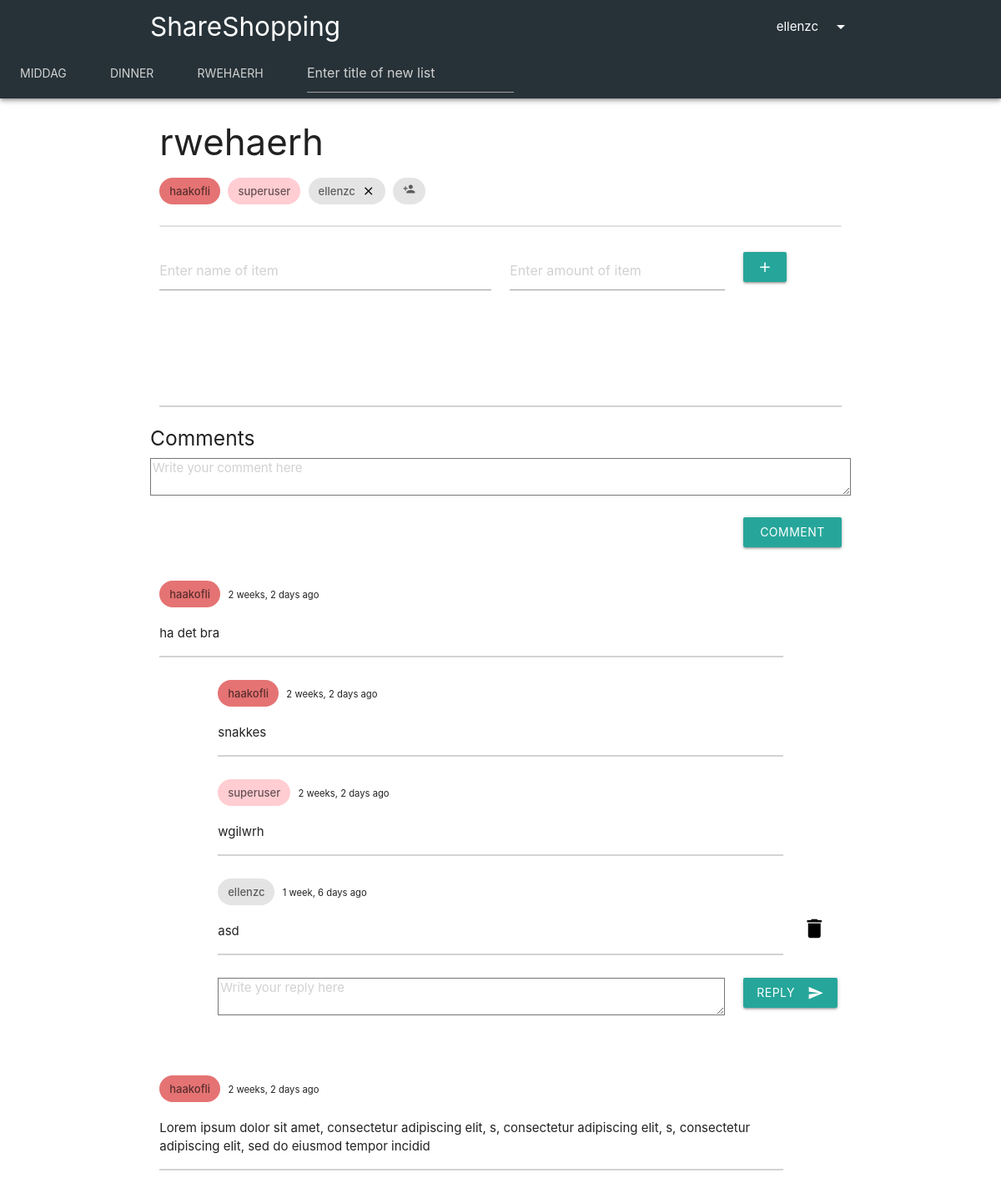
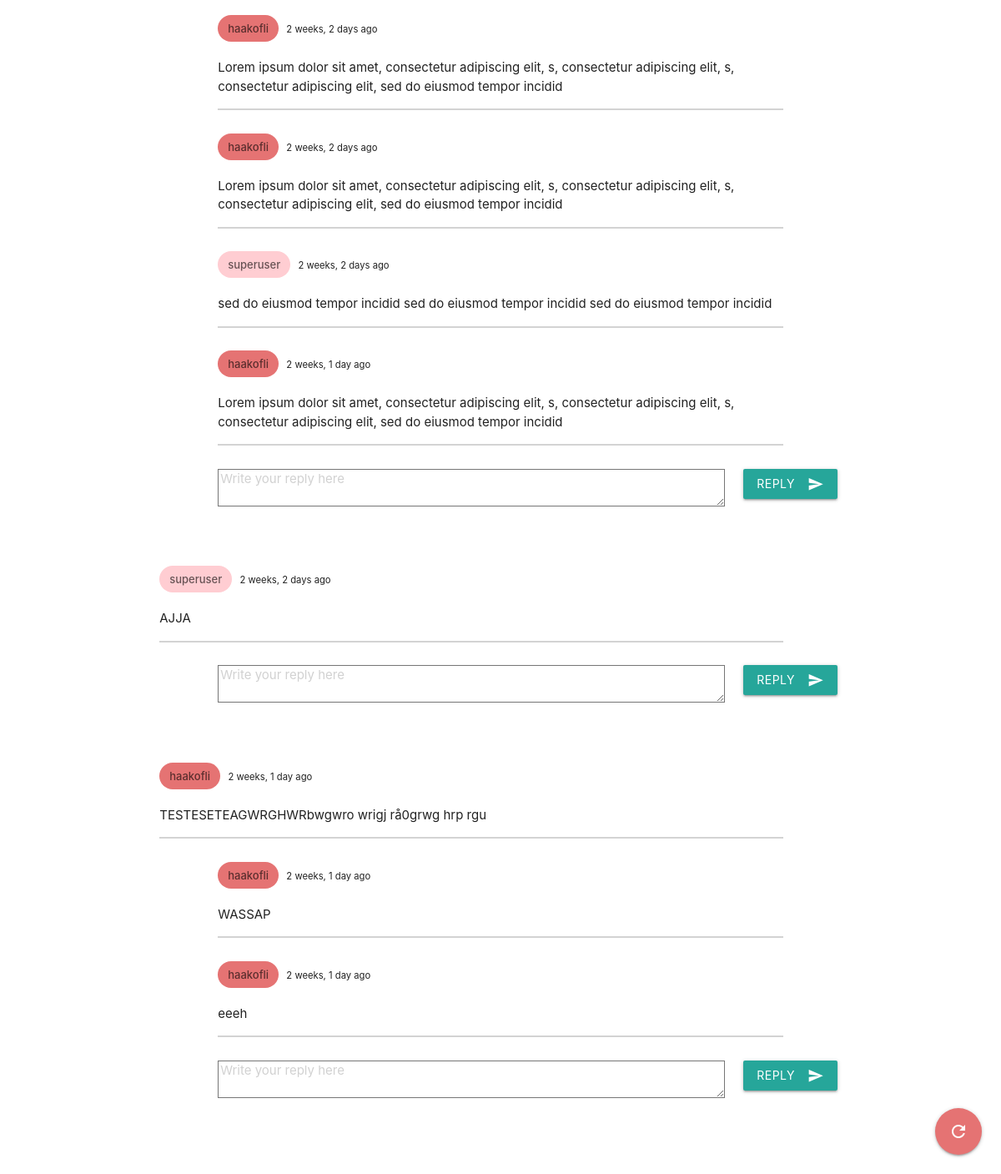
The app's page /main/shopping-lists/71 (signed in) with its own data (2 pictures, top to bottom).
### shopping_list/models.py (models this page shows, shortened)
class ShoppingList(models.Model):
    title = models.CharField(max_length=25)
    owner = models.ForeignKey(User, on_delete=models.CASCADE, default=1, related_name='owner')
    participants = models.ManyToManyField(User, related_name='participants')
    admins = models.ManyToManyField(User, related_name='admins')
    @staticmethod
    def get_user_shopping_lists(user):
        owned_shopping_lists = ShoppingList.objects.filter(owner=user)
        other_shopping_lists = ShoppingList.objects.filter(participants=user)
        other2_shopping_lists = ShoppingList.objects.filter(admins=user)
        my_shopping_lists = other_shopping_lists | owned_shopping_lists | other2_shopping_lists
        return my_shopping_lists.distinct().order_by('id')
    def user_is_member(self, user):
        return user == self.owner or user in self.participants.all() or user in self.admins.all()

class Comment(models.Model):
    author = models.ForeignKey(User, on_delete=models.CASCADE)
    date = models.DateTimeField(auto_now_add=True)
    content = models.CharField(max_length=150)
    shopping_list = models.ForeignKey(ShoppingList, on_delete=models.CASCADE)
    def replies(self):
        return Reply.objects.filter(parent_comment=self)

class Reply(models.Model):
    author = models.ForeignKey(User, on_delete=models.CASCADE)
    date = models.DateTimeField(auto_now_add=True)
    content = models.CharField(max_length=150)
    parent_comment = models.ForeignKey(Comment, on_delete=models.CASCADE, default=1)

### shopping_list/views.py (the view)
# urls.py: path('shopping-lists/<shopping_list_id>', views.shopping_list_details, name='detail'),
@login_required(login_url='')
def shopping_list_details(request, shopping_list_id):
    error_message = 'Could not view the shopping list.'
    user = request.user
    try:
        shopping_list = ShoppingList.objects.get(pk=shopping_list_id)
    except ShoppingList.DoesNotExist:
        messages.error(request, 'The shopping list has either been deleted or you might not have permission to view it. ' + error_message)
        return redirect('index')
    if not shopping_list.user_is_member(request.user):
        messages.error(request, 'You are not a member of the shopping list. ' + error_message)
        return redirect('index')
    my_shopping_lists = ShoppingList.get_user_shopping_lists(user)
    shopping_list_form = ShoppingListForm()
    item_list = Item.objects.filter(shopping_list=shopping_list_id)
    comments = Comment.objects.filter(shopping_list=shopping_list).order_by("date")
    comment_form = CommentForm()
    reply_form = ReplyForm()
    context = {
        'shopping_list': shopping_list,             # ShoppingList which is being inspected by user
        'shopping_list_form': shopping_list_form,
        'item_list': item_list,                     # List of Item objects in the inspected ShoppingList
        'item_form': ItemForm(),
        'comments': comments,
        'share_form': ShareForm(),
        'my_shopping_lists': my_shopping_lists,
        'comment_form': comment_form,
        'reply_form': reply_form
    }
    return render(request, 'shopping_list/shopping_list.html', context)

### shopping_list/forms.py
class ShoppingListForm(forms.Form):
    title = forms.CharField(
        max_length=13,
        widget=forms.TextInput(
            attrs={
                'color': 'red',
                'placeholder': 'Enter title of new list'
            }
        )
    )

class ItemForm(forms.Form):
    name = forms.CharField(
        max_length=30,
        widget=forms.TextInput(
            attrs={
                'placeholder': 'Enter name of item',
            }
        )
    )
    amount = forms.CharField(
        max_length=15,
        widget=forms.TextInput(
            attrs={
                'placeholder': 'Enter amount of item',
            }
        )
    )

### shopping_list/templates/shopping_list/shopping_list.html (shortened to what this page needs)
{% extends 'shopping_list/index.html' %}
{% block content %}
<div class="container">
    <div class="row">
        <div class="col s12">
            <div class="row">
                <div class="col s9">
                    <h3>{{ shopping_list.title }}</h3>
                    <div class="chip red lighten-2">
                        {{ shopping_list.owner }}
                    </div>
                    {% for admin in shopping_list.admins.all %}
                        <div class="chip red lighten-4">
                            {{ admin }}
                        </div>
                    {% endfor %}
                    {% for participant in shopping_list.participants.all %}
                        {% if user in shopping_list.admins.all or user == shopping_list.owner %}
                            <div class="chip">
                                {{ participant }}
                                <a href="{% url 'remove-user-from-shopping-list' shopping_list.id participant %}" style="color:black"><i class="close material-icons">close</i></a>
                            </div>
                        {% else %}
                            <div class="chip">
                                {{ participant }}
                                {% if participant.username == user.username %}
                                    <a href="{% url 'remove-user-from-shopping-list' shopping_list.id participant %}" style="color:black"><i class="close material-icons">close</i></a>
                                {% endif %}
                            </div>
                        {% endif %}
                    {% endfor %}
                    <a href="#"><div class="chip"><i class="tiny material-icons toggle-visibility">person_add</i></div></a>
                </div>
                <div class="col s3"><br><br><br>
                </div>
            </div>
            <div class="collection">
                </div>
            <div class="row">
                <form action="{% url 'add' shopping_list.id %}" method='POST' class="col s12">
                    <div class="row">
                        <div class="input-field col s6">{{ item_form.name }}</div>
                        <div class="input-field col s4">{{ item_form.amount }}</div>
                        <div class="input-field col s2">
                            <button type="submit" class="waves-effect waves-light btn">
                                <i class="material-icons">add</i>
                            </button>
                        </div>
                    </div>
                </form>
            </div>
            <div class="fixed-action-btn">
                  <a class="btn-floating btn-large red lighten-2" href="">
                    <i class="large material-icons">refresh</i>
                  </a>
            </div>
            <br><br><br><hr color="lightgrey">
        </div>
        <div class="row">
            <form action="{% url 'add-comment' shopping_list.id %}" method="POST" style="width:100%;">
                <div class="col s12">
                    <div class="row">
                        <h5>Comments</h5>
                        {{comment_form.content}}
                    </div>
                    <div class="row">
                        <div class="col s10"></div>
                        <div class="col s2">
                            <button class="btn waves-effect waves-light" type="submit" name="action">Comment
                            </button>
                        </div>
                    </div>
                </div>
            </form>
        </div>
        {% for comment in comments %}
            <div class="row">
                <div class="col s11">
                    {% if comment.author == shopping_list.owner %}
                        <div class="chip red lighten-2">{{comment.author}}</div>
                        <small>  {{comment.date|timesince}} ago</small>
                    {% elif comment.author in shopping_list.admins.all %}
                        <div class="chip red lighten-4">{{comment.author}}</div>
                        <small>  {{comment.date|timesince}} ago</small>
                    {% else %}
                        <div class="chip">{{comment.author}}</div>
                        <small>  {{comment.date|timesince}} ago</small>
                    {% endif %}
                    <p>
                        {{ comment.content }}
                    </p>
                    <hr color="lightgray">
                </div>
            </div>
            {% for reply in comment.replies %}
                <div class="row">
                    <div class="col s1"></div>
                    <div class="col s10">
                        {% if reply.author == shopping_list.owner %}
                            <div class="chip red lighten-2">{{reply.author}}</div>
                            <small>  {{reply.date|timesince}} ago</small>
                        {% elif reply.author in shopping_list.admins.all %}
                            <div class="chip red lighten-4">{{reply.author}}</div>
                            <small>  {{reply.date|timesince}} ago</small>
                        {% else %}
                            <div class="chip">{{reply.author}}</div>
                            <small>  {{reply.date|timesince}} ago</small>
                        {% endif %}
                        <p>
                            {{ reply.content }}
                        </p>
                        <hr color="lightgray">
                    </div>
                    {% if reply.author == user or user == shopping_list.owner or user in shopping_list.admins.all %}
                    <div class="col s1">
                            <br><br><a href="{% url 'delete-reply' shopping_list.id reply.id %}" style="color:black;"><i class="small material-icons">delete</i></a>
                        </div>
                    {% endif %}
                </div>
            {% endfor %}
            {% if comments %}
                <div class="row">
                    <form action="{% url 'reply' shopping_list.id comment.id %}" method="post" style="width:100%;">
                        <div class="col s1"></div>
                        <div class="col s9">
                            {{reply_form.content}}
                        </div>
                        <div class="col s2">
                            <button class="btn waves-effect waves-light" type="submit" name="action">Reply
                                <i class="material-icons right">send</i>
                            </button>
                        </div>
                    </form>
                </div><br><br>
            {% endif %}
        {% endfor %}
</div>
{% endblock %}

### shopping_list/templates/shopping_list/index.html (shortened to what this page needs)
<!DOCTYPE html>
<html lang="en">
<head>
    {% load static %}
    <link rel="stylesheet" href="https://cdnjs.cloudflare.com/ajax/libs/materialize/1.0.0/css/materialize.min.css">
    <link rel="stylesheet" href="https://unpkg.com/simplebar@latest/dist/simplebar.css" />
</head>
<body>
<div class="z-depth-2">
<nav class="nav-extended blue-grey darken-4">
    <div class="nav-wrapper">
        <div class="container">
            <a href="#" class="brand-logo">ShareShopping</a>
                <a class="right hide-on-small-only dropdown-trigger" href="#" data-target="dropdown1">{{ user.username }}<i class="material-icons right">arrow_drop_down</i></a>
        </div>
    </div>
</nav>
    <div class="col s12 blue-grey darken-4 hide-on-med-and-down" style="height:54px;">
        <ul data-simplebar class="tabs blue-grey darken-4">
            {% for shopping_list in my_shopping_lists %}
            <li class="tab"><a href="{% url 'detail' shopping_list.id %}" style="color: lightgrey;">{{ shopping_list.title }}</a></li>
            {% endfor %}
            <li class="tab">
                <a>
                <form action="{% url 'create-list' %}" method='POST' style="margin-top: -15px; margin-bottom: -15px; overflow-x: hidden;">
                    <div class="row">
                        <div class="input-field col s12">{{ shopping_list_form.title }}</div>
                    </div>
                </form>
                </a>
            </li>
        </ul>
    </div>
</div>
{% block content %}
{% endblock %}
</body>
</html>

### shopping_list/templates/shopping_list/index.html (style rules this page uses)
a { color: black; text-decoration: none; }
#id_title { color: lightgrey; }

### records on screen
ShoppingList: title "MIDDAG"
ShoppingList: title "DINNER"
ShoppingList: title "RWEHAERH", title "rwehaerh", owner "haakofli"
Comment: author "haakofli", date "2 weeks, 2 days", content "ha det bra"
Reply: author "haakofli", date "2 weeks, 2 days", content "snakkes"
Reply: author "superuser", date "2 weeks, 2 days", content "wgilwrh"
Reply: author "ellenzc", date "1 week, 6 days", content "asd"
Comment: author "haakofli", date "2 weeks, 2 days", content "Lorem ipsum dolor sit amet, consectetur adipiscing elit, s, consectetur adipiscing elit, s, consectetur adipiscing elit, sed do eiusmod tempor incidid"
Reply: author "haakofli", date "2 weeks, 2 days", content "Lorem ipsum dolor sit amet, consectetur adipiscing elit, s, consectetur adipiscing elit, s, consectetur adipiscing elit, sed do eiusmod tempor incidid"
Reply: author "haakofli", date "2 weeks, 2 days", content "Lorem ipsum dolor sit amet, consectetur adipiscing elit, s, consectetur adipiscing elit, s, consectetur adipiscing elit, sed do eiusmod tempor incidid"
Reply: author "superuser", date "2 weeks, 2 days", content "sed do eiusmod tempor incidid sed do eiusmod tempor incidid sed do eiusmod tempor incidid"
Reply: author "haakofli", date "2 weeks, 1 day", content "Lorem ipsum dolor sit amet, consectetur adipiscing elit, s, consectetur adipiscing elit, s, consectetur adipiscing elit, sed do eiusmod tempor incidid"
Comment: author "superuser", date "2 weeks, 2 days", content "AJJA"
Comment: author "haakofli", date "2 weeks, 1 day", content "TESTESETEAGWRGHWRbwgwro wrigj rå0grwg hrp rgu"
Reply: author "haakofli", date "2 weeks, 1 day", content "WASSAP"
Reply: author "haakofli", date "2 weeks, 1 day", content "eeeh"

### other values on screen
{{ user.username }} "ellenzc"
{{ admin }} "superuser"
{{ participant }} "ellenzc"
